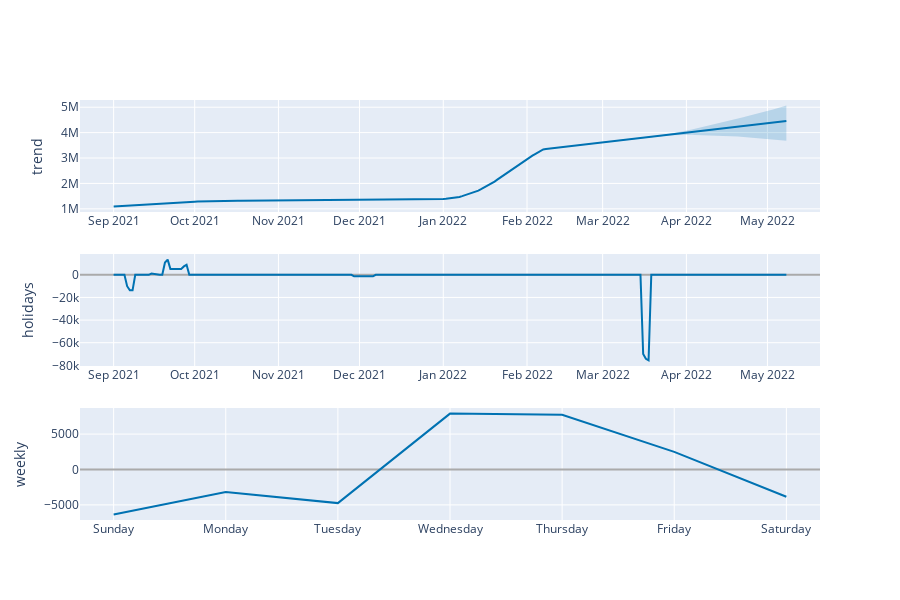

This figure's notebook cell:
### Code cell
plot_components_plotly(m, forecast)

### Figure 1 — Plotly figure (JSON) as saved in the notebook; plotly's stock layout.template omitted (floating-point values rounded to 4 significant figures; data arrays with more than 128 entries replaced by an {"elided": "..."} marker saying what was removed)
{"data": [{"line": {"color": "#0072B2", "width": 2}, "mode": "lines", "name": "trend", "type": "scatter", "x": {"elided": "250 str values"}, "xaxis": "x", "y": {"elided": "250 float values"}, "yaxis": "y"}, {"line": {"color": "rgba(0, 114, 178, 0.2)", "width": 0}, "mode": "lines", "name": "trend_upper", "type": "scatter", "x": {"elided": "250 str values"}, "xaxis": "x", "y": {"elided": "250 float values"}, "yaxis": "y"}, {"fill": "tonexty", "fillcolor": "rgba(0, 114, 178, 0.2)", "line": {"color": "rgba(0, 114, 178, 0.2)", "width": 0}, "mode": "lines", "name": "trend_lower", "type": "scatter", "x": {"elided": "250 str values"}, "xaxis": "x", "y": {"elided": "250 float values"}, "yaxis": "y"}, {"line": {"color": "#0072B2", "width": 2}, "mode": "lines", "name": "holidays", "text": {"elided": "250 str values"}, "type": "scatter", "x": {"elided": "250 str values"}, "xaxis": "x2", "y": {"elided": "250 float values"}, "yaxis": "y2"}, {"line": {"color": "#0072B2", "width": 2}, "mode": "lines", "name": "weekly", "type": "scatter", "x": ["2017-01-01T00:00:00", "2017-01-02T00:00:00", "2017-01-03T00:00:00", "2017-01-04T00:00:00", "2017-01-05T00:00:00", "2017-01-06T00:00:00", "2017-01-07T00:00:00"], "xaxis": "x3", "y": [-6343.0, -3174.0, -4747.0, 7892.0, 7740.0, 2482.0, -3851.0], "yaxis": "y3"}], "layout": {"height": 600, "showlegend": false, "width": 900, "xaxis": {"anchor": "y", "domain": [0, 1], "range": ["2021-08-19T13:12:00", "2022-05-20T10:48:00"], "type": "date"}, "xaxis2": {"anchor": "y2", "domain": [0, 1], "range": ["2021-08-19T13:12:00", "2022-05-20T10:48:00"], "type": "date"}, "xaxis3": {"anchor": "y3", "domain": [0, 1], "range": ["2016-12-31T16:48:00", "2017-01-07T07:12:00"], "tickformat": "%A", "type": "date"}, "yaxis": {"anchor": "x", "domain": [0.7333, 1], "rangemode": "normal", "title": {"text": "trend"}, "zerolinecolor": "#AAA"}, "yaxis2": {"anchor": "x2", "domain": [0.3667, 0.6333], "rangemode": "tozero", "title": {"text": "holidays"}, "zerolinecolor": "#AAA"}, "yaxis3": {"anchor": "x3", "domain": [0, 0.2667], "title": {"text": "weekly"}, "zerolinecolor": "#AAA"}}}
